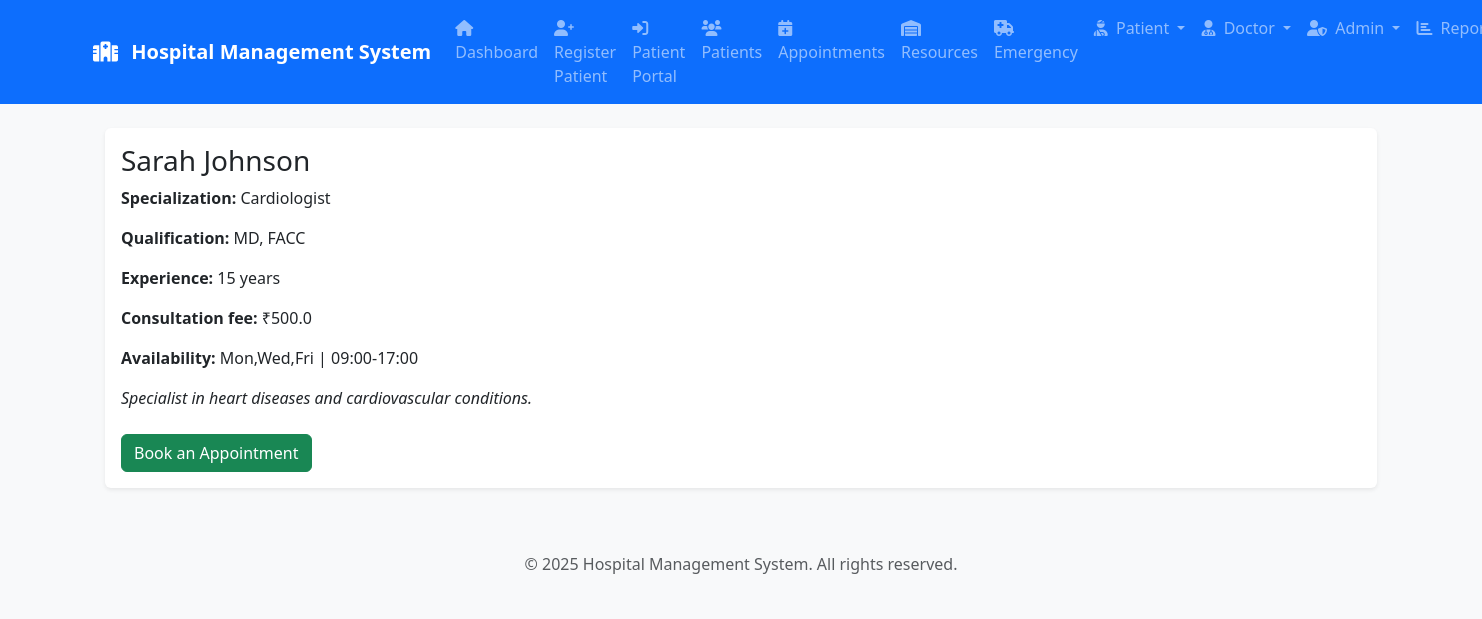
Screenshot of /doctor/1 with the database file from the repository.
### AkshatSemwall-Healthcare-Solutions-ac7686f/models.py (models this page shows)
class Doctor(db.Model):
    __tablename__ = 'doctors'
    doctor_id = Column(Integer, primary_key=True)
    name = Column(String(100), nullable=False)
    age = Column(Integer)
    gender = Column(String(10))
    department = Column(String(100))
    specialization = Column(String(100))
    qualification = Column(String(200))
    experience_years = Column(Integer)
    consultation_fee = Column(Float)
    availability_days = Column(String(50))  # CSV string like "Mon,Tue,Wed"
    availability_time = Column(String(50))  # CSV or range string like "10:00-14:00"
    about = Column(Text)
    appointments = relationship("Appointment", back_populates="doctor")

### AkshatSemwall-Healthcare-Solutions-ac7686f/patient_routes.py (the view)
@patient_bp.route('/doctor/<int:doctor_id>')
def doctor_profile(doctor_id):
    doctor = Doctor.query.get_or_404(doctor_id)
    return render_template('doctor_profile.html', doctor=doctor)

### AkshatSemwall-Healthcare-Solutions-ac7686f/templates/doctor_profile.html (shortened to what this page needs)
{% extends 'base.html' %}
{% block content %}
<div class="container my-4">
    <div class="card">
      <div class="card-body">
        <h3 class="card-title">{{ doctor.name }}</h3>
        <p><b>Specialization:</b> {{ doctor.specialization }}</p>
        <p><b>Qualification:</b> {{ doctor.qualification }}</p>
        <p><b>Experience:</b> {{ doctor.experience_years }} years</p>
        <p><b>Consultation fee:</b> ₹{{ doctor.consultation_fee }}</p>
        <p><b>Availability:</b> {{ doctor.availability_days }} | {{ doctor.availability_time }}</p>
        <p><i>{{ doctor.about }}</i></p>
        <a href="{{ url_for('patient.book_appointment', doctor_id=doctor.doctor_id) }}" class="btn btn-success mt-2">Book an Appointment</a>
      </div>
    </div>
</div>
{% endblock %}

### AkshatSemwall-Healthcare-Solutions-ac7686f/static/css/style.css (style rules this page uses)
:root { --hospital-primary: #0066cc; --hospital-secondary: #004080; --emergency-red: #dc3545; --success-green: #28a745; --warning-orange: #ffc107; --info-blue: #17a2b8; --light-gray: #f8f9fa; --border-radius: 0.375rem; --box-shadow: 0 0.125rem 0.25rem rgba(0, 0, 0, 0.075); }
body { font-family: 'Segoe UI', Tahoma, Geneva, Verdana, sans-serif; background-color: var(--light-gray); color: #212529; }
.card { border: none; box-shadow: var(--box-shadow); border-radius: var(--border-radius); transition: all 0.2s ease; }

### rows the page displays
Doctor: name "Sarah Johnson", specialization "Cardiologist", qualification "MD, FACC", experience_years "15", consultation_fee "500.0", availability_days "Mon,Wed,Fri", availability_time "09:00-17:00", about "Specialist in heart diseases and cardiovascular conditions."
